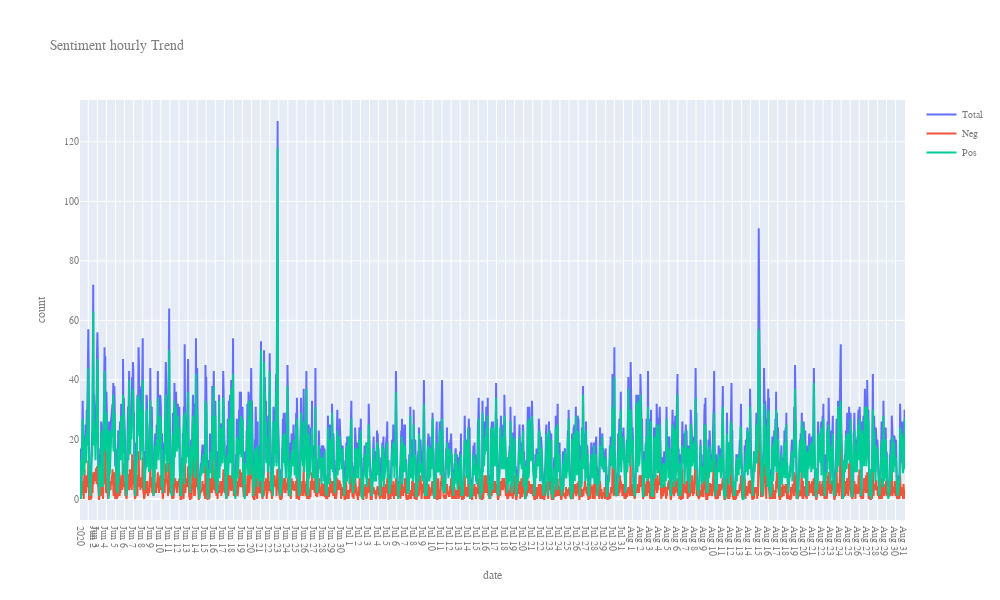

Here is the notebook cell this chart was saved with:
### Code cell
layout = go.Layout(
    width=1000,
    height=600,

)
fig = go.Figure(layout=layout)
fig.update_xaxes(dtick="0")
fig.add_trace(go.Scatter(x=df['date'], y=df['count'],
                    mode='lines',
                    name='Total'))
fig.add_trace(go.Scatter(x=df['date'], y=df['neg'],
                    mode='lines',
                    name='Neg'))
fig.add_trace(go.Scatter(x=df['date'], y=df['pos'],
                    mode='lines',
                    name='Pos'))
fig.update_layout(
   title = "Sentiment hourly Trend",
   xaxis_title = "date",
   yaxis_title = "count",
   font = dict(
      family = "Courier New, monospace",
      size = 10,
      color = "#7f7f7f"
   )
)
fig.show()

### Figure 1 — Plotly figure (JSON) as saved in the notebook; plotly's stock layout.template omitted (floating-point values rounded to 4 significant figures; data arrays with more than 128 entries replaced by an {"elided": "..."} marker saying what was removed)
{"data": [{"mode": "lines", "name": "Total", "type": "scatter", "x": {"elided": "2134 str values"}, "y": {"elided": "2134 int values"}}, {"mode": "lines", "name": "Neg", "type": "scatter", "x": {"elided": "2134 str values"}, "y": {"elided": "2134 int values"}}, {"mode": "lines", "name": "Pos", "type": "scatter", "x": {"elided": "2134 str values"}, "y": {"elided": "2134 int values"}}], "layout": {"font": {"color": "#7f7f7f", "family": "Courier New, monospace", "size": 10}, "height": 600, "title": {"text": "Sentiment hourly Trend"}, "width": 1000, "xaxis": {"dtick": "0", "title": {"text": "date"}}, "yaxis": {"title": {"text": "count"}}}}
